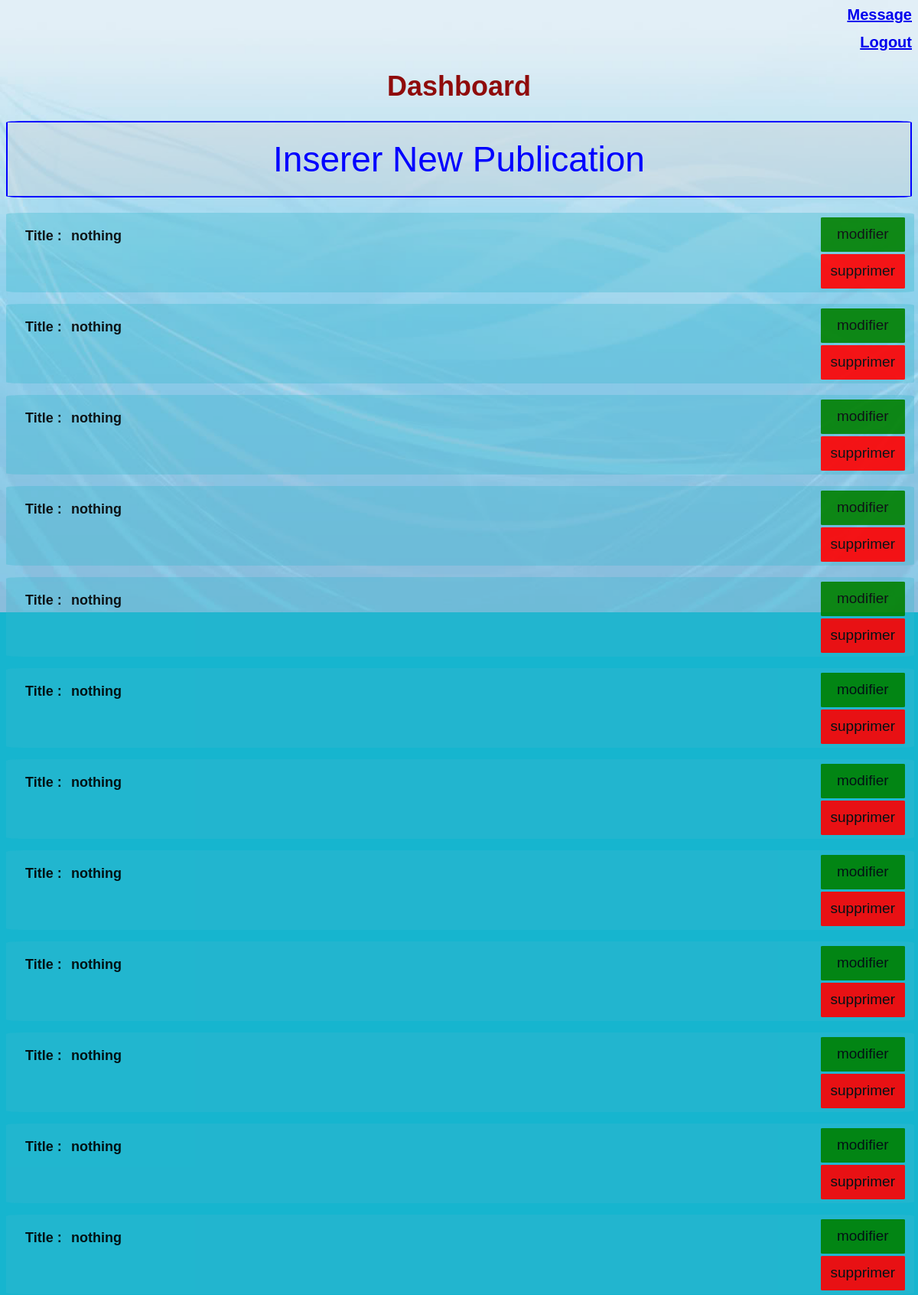
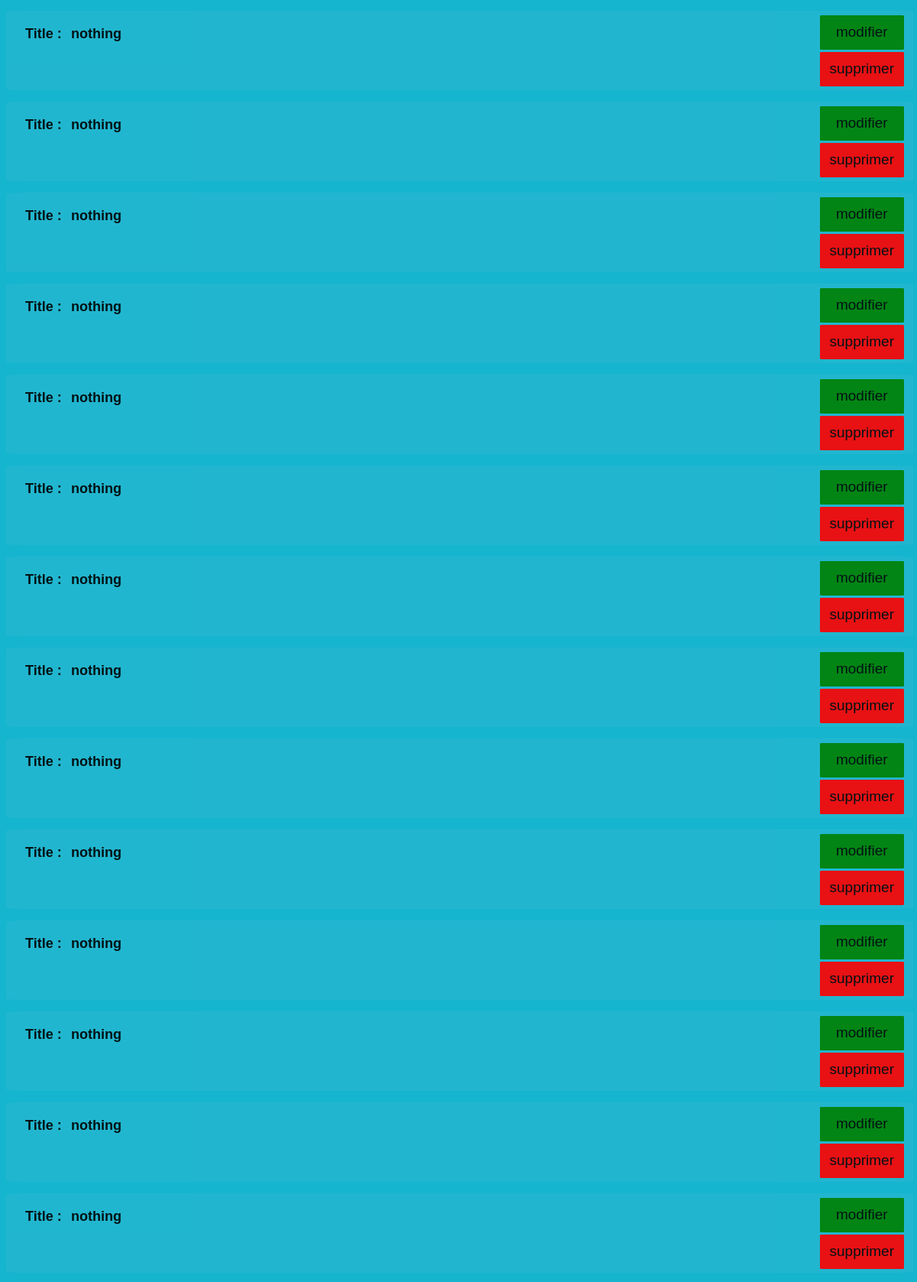
Screenshot of /admin/dashboard.php (signed in, upper part) with the database file from the repository (2 pictures, top to bottom).
### tables this page shows
CREATE TABLE `news` (
  `news_id` int(10) unsigned NOT NULL AUTO_INCREMENT,
  `titre` varchar(255) DEFAULT NULL,
  `resume` varchar(255) DEFAULT NULL,
  `contenu` text,
  `image` varchar(255) DEFAULT NULL,
  `date_publication` datetime DEFAULT NULL,
  PRIMARY KEY (`news_id`)
);

### admin/dashboard.php (the view, shortened to what this page needs)
<html>
    <head>
    </head>
    <body>
        <?php
                if(isset($_SESSION['user'])){
                    include_once '../connect.php';
						echo '<h1 class="test-center" style="text-align:right;font-size: 20px;cursor: pointer;"><a href="msg.php">Message</a></h1>';
                        echo '<h1 class="test-center" style="text-align:right;font-size: 20px;cursor: pointer;"><a href="logout.php">Logout</a></h1>';
                        echo '<h1 class="test-center" style="text-align:center">Dashboard</h1>';
                        echo '<a href="insere.php" ><button class="btn">Inserer New Publication</button></a>';
                        $stmt=$con->prepare("select * from news order by news_id desc");
                        $stmt->execute();
                        $rows=$stmt->fetchAll();
                        echo '<div class="dash">';
                        foreach($rows as $row){
                            echo '<div class="ss-dash">';
                            echo '<label>Title : </label>';
                            echo '<p class="article">'.$row["titre"].'</p>';
                            echo '<p><a href="edit.php?mng=' . $row["news_id"] . '"><button class="o botona1">modifier</button></a></p>';
                            echo '<p onclick="cfm('. $row["news_id"] .')" ><button class="o botona2">supprimer</button></p>';
                            echo '</div>';
                        }
                        echo "</div>";
                }
                else{
                    header('location:index.php');
                }
            ?>
    </body>
</html>

### admin/dashboard.php (style rules this page uses)
* { border-radius:2%; }
body { background-color: #16B5CF; font-size: 18px; font-family: arial,tahoma; font-weight: bold; background-image: url(../image/milieu.jpg); background-size: cover; background-repeat: no-repeat; opacity: 1; }
h1 { text-align: center; color: #8f0b0b; }
.btn { width: 100%; margin: 0px 0px; background-color: #ced2d66b; height: 100px; border: 2px solid; cursor: pointer; color: blue; font-size: 46px; }
.dash { width: 100%; margin-top: 20px; }
.ss-dash { background-color: #39b7cc61; width: 96%; margin-bottom: 15px; padding: 2px 25px; position: relative; height: 100px; opacity: 0.9; }
label { float: left; padding-top: 18px; }
p:first-of-type { margin-left: 60px; }
.botona1 { height: 45px; position: absolute; right: 1%; top: 6px; background-color: green; }
.botona2 { height: 45px; position: absolute; right: 1%; top: 54px; background-color: red; }
.o { width: 110px; border: none; cursor: pointer; font-size: 19px; }

### rows the page displays
news: titre "nothing"
news: titre "nothing"
news: titre "nothing"
news: titre "nothing"
news: titre "nothing"
news: titre "nothing"
news: titre "nothing"
news: titre "nothing"
news: titre "nothing"
news: titre "nothing"
news: titre "nothing"
news: titre "nothing"
news: titre "nothing"
news: titre "nothing"
news: titre "nothing"
news: titre "nothing"
news: titre "nothing"
news: titre "nothing"
news: titre "nothing"
news: titre "nothing"
news: titre "nothing"
news: titre "nothing"
news: titre "nothing"
news: titre "nothing"
news: titre "nothing"
news: titre "nothing"
